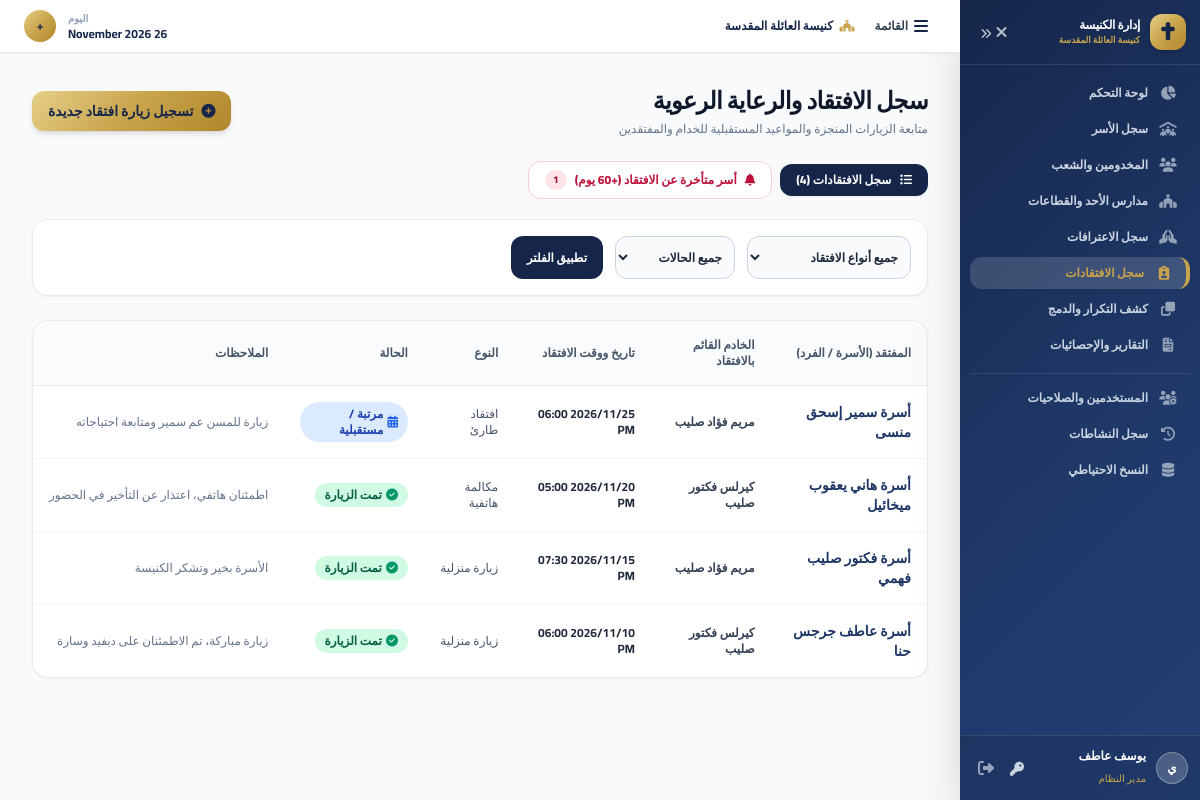
Screenshot of /visits.php (signed in) with the database file from the repository.
### tables this page shows
CREATE TABLE `visits` (
  `id` INT AUTO_INCREMENT PRIMARY KEY,
  `family_id` INT NULL,
  `person_id` INT NULL,
  `servant_id` INT NULL,
  `visit_date` DATETIME NOT NULL,
  `visit_type` ENUM('home_visit', 'phone_call', 'follow_up', 'emergency_visit', 'other') NOT NULL,
  `status` ENUM('pending', 'completed', 'cancelled', 'rescheduled') DEFAULT 'pending',
  `notes` TEXT NULL,
  `next_visit_date` DATETIME NULL,
  `created_at` DATETIME DEFAULT CURRENT_TIMESTAMP,
  `updated_at` DATETIME DEFAULT CURRENT_TIMESTAMP ON UPDATE CURRENT_TIMESTAMP,
  FOREIGN KEY (`family_id`) REFERENCES `families`(`id`) ON DELETE CASCADE,
  FOREIGN KEY (`person_id`) REFERENCES `persons`(`id`) ON DELETE CASCADE,
  FOREIGN KEY (`servant_id`) REFERENCES `persons`(`id`) ON DELETE SET NULL
);

CREATE TABLE `families` (
  `id` INT AUTO_INCREMENT PRIMARY KEY,
  `family_code` VARCHAR(50) NOT NULL UNIQUE,
  `family_name` VARCHAR(255) NOT NULL,
  `address` TEXT NULL,
  `street` VARCHAR(255) NULL,
  `branch_from` VARCHAR(255) NULL,
  `area` VARCHAR(255) NULL,
  `landmark` VARCHAR(255) NULL,
  `building_number` VARCHAR(50) NULL,
  `floor` VARCHAR(50) NULL,
  `apartment_number` VARCHAR(50) NULL,
  `gps_location` VARCHAR(255) NULL,
  `phone` VARCHAR(50) NULL,
  `special_case` VARCHAR(50) NULL,
  `housing_type` VARCHAR(50) NULL,
  `economic_status` VARCHAR(50) NULL,
  `health_status` VARCHAR(50) NULL,
  `is_active` TINYINT(1) DEFAULT 1,
  `notes` TEXT NULL,
  `created_at` DATETIME DEFAULT CURRENT_TIMESTAMP,
  `updated_at` DATETIME DEFAULT CURRENT_TIMESTAMP ON UPDATE CURRENT_TIMESTAMP,
  INDEX `idx_family_code` (`family_code`),
  INDEX `idx_family_name` (`family_name`)
);

CREATE TABLE `persons` (
  `id` INT AUTO_INCREMENT PRIMARY KEY,
  `family_id` INT NULL,
  `first_name` VARCHAR(100) NOT NULL,
  `middle_name` VARCHAR(100) NULL,
  `last_name` VARCHAR(100) NULL,
  `gender` ENUM('male', 'female') NOT NULL,
  `date_of_birth` DATE NULL,
  `is_deceased` TINYINT(1) DEFAULT 0,
  `date_of_death` DATE NULL,
  `phone` VARCHAR(50) NULL,
  `whatsapp` VARCHAR(50) NULL,
  `second_phone` VARCHAR(50) NULL,
  `email` VARCHAR(255) NULL,
  `national_id` VARCHAR(20) NULL UNIQUE,
  `marital_status` ENUM('single', 'married', 'divorced', 'widowed') NULL,
  `care_situation` VARCHAR(100) NULL,
  `education_stage` ENUM('nursery', 'angels', 'primary_1_2', 'primary_3_4', 'primary_5_6', 'preparatory', 'secondary', 'university', 'graduate', 'mens_gathering') NULL,
  `qualification` VARCHAR(255) NULL,
  `school_year` VARCHAR(50) NULL,
  `confession_father` VARCHAR(255) NULL,
  `confession_church` VARCHAR(255) NULL,
  `weekly_leave` VARCHAR(255) NULL,
  `is_deacon` TINYINT(1) DEFAULT 0,
  `is_servant` TINYINT(1) DEFAULT 0,
  `in_prep_center` TINYINT(1) DEFAULT 0,
  `occupation` VARCHAR(255) NULL,
  `address` TEXT NULL,
  `notes` TEXT NULL,
  `is_active` TINYINT(1) DEFAULT 1,
  `is_archived` TINYINT(1) DEFAULT 0,
  `created_at` DATETIME DEFAULT CURRENT_TIMESTAMP,
  `updated_at` DATETIME DEFAULT CURRENT_TIMESTAMP ON UPDATE CURRENT_TIMESTAMP,
  INDEX `idx_person_name` (`first_name`, `last_name`),
  INDEX `idx_person_phone` (`phone`),
  INDEX `idx_person_national_id` (`national_id`),
  FOREIGN KEY (`family_id`) REFERENCES `families`(`id`) ON DELETE SET NULL
);

### includes/functions.php (called while the page is built, shortened)
<?php
function format_datetime(?string $datetime_str): string {
    try {
        $d = new DateTime($datetime_str);
        return $d->format('Y/m/d h:i A');
    } catch (Exception $e) {
        return $datetime_str;
    }
}

### visits.php (the view, shortened to what this page needs)
<?php
require_once __DIR__ . '/config/db.php';
require_once __DIR__ . '/includes/functions.php';
$tab = $_GET['tab'] ?? 'log';
$overdue_families = $pdo->query("
    SELECT f.id, f.family_name, f.area, f.phone,
           (SELECT p.phone FROM family_members fm JOIN persons p ON fm.person_id = p.id WHERE fm.family_id = f.id AND fm.is_head = 1 AND fm.is_deleted = 0 LIMIT 1) AS head_phone,
           MAX(CASE WHEN v.status = 'completed' THEN v.visit_date END) AS last_visit_date,
           SUM(CASE WHEN v.status IN ('scheduled', 'pending') THEN 1 ELSE 0 END) AS scheduled_cnt
    FROM families f
    LEFT JOIN visits v ON f.id = v.family_id
    WHERE f.is_active = 1
    GROUP BY f.id
    HAVING scheduled_cnt = 0 AND (last_visit_date IS NULL OR last_visit_date < DATE_SUB(NOW(), INTERVAL 60 DAY))
    ORDER BY last_visit_date ASC, f.id ASC
")->fetchAll();
$sql = "
    SELECT v.*,
           f.family_name, f.family_code,
           p.first_name, p.middle_name, p.last_name,
           s.first_name AS servant_first, s.middle_name AS servant_middle, s.last_name AS servant_last
    FROM visits v
    LEFT JOIN families f ON v.family_id = f.id
    LEFT JOIN persons p ON v.person_id = p.id
    LEFT JOIN persons s ON v.servant_id = s.id
    WHERE 1=1
";
$params = [];
$sql .= " ORDER BY v.visit_date DESC";
$stmt = $pdo->prepare($sql);
$stmt->execute($params);
$visits = $stmt->fetchAll();
require_once __DIR__ . '/includes/header.php';
require_once __DIR__ . '/includes/sidebar.php';
?>
<div class="flex flex-col sm:flex-row sm:items-center justify-between gap-4 mb-6">
    <div>
        <h1 class="text-2xl font-extrabold text-slate-900 tracking-tight">سجل الافتقاد والرعاية الرعوية</h1>
        <p class="text-xs text-slate-500 mt-1">متابعة الزيارات المنجزة والمواعيد المستقبلية للخدام والمفتقدين</p>
    </div>
    <div>
        <button onclick="openVisitModal()" class="inline-flex items-center px-4 py-2.5 rounded-xl gold-gradient text-church-navy font-bold text-sm shadow-md hover:brightness-105 transition">
            <i class="fas fa-plus-circle ml-2"></i>
            تسجيل زيارة افتقاد جديدة
        </button>
    </div>
</div>
<div class="flex flex-wrap items-center gap-2 mb-5">
    <a href="visits.php?tab=log" class="px-4 py-2 rounded-xl text-xs font-extrabold transition <?= $tab !== 'overdue' ? 'bg-church-navy text-white shadow-sm' : 'bg-white text-slate-600 border border-slate-200 hover:bg-slate-50' ?>">
        <i class="fas fa-list ml-1.5"></i> سجل الافتقادات (<?= count($visits) ?>)
    </a>
    <a href="visits.php?tab=overdue" class="px-4 py-2 rounded-xl text-xs font-extrabold transition flex items-center gap-2 <?= $tab === 'overdue' ? 'bg-rose-600 text-white shadow-sm' : 'bg-white text-rose-700 border border-rose-200 hover:bg-rose-50' ?>">
        <i class="fas fa-bell"></i>
        <span>أسر متأخرة عن الافتقاد (+60 يوم)</span>
        <span class="px-2 py-0.5 rounded-full text-[10px] <?= $tab === 'overdue' ? 'bg-white text-rose-700' : 'bg-rose-100 text-rose-800' ?>"><?= count($overdue_families) ?></span>
    </a>
</div>
<?php if ($tab === 'overdue'): ?>
<div class="bg-white rounded-2xl shadow-sm border border-rose-200/80 overflow-hidden mb-6">
    <div class="p-4 bg-rose-50/70 border-b border-rose-100 flex items-center justify-between">
        <p class="text-xs font-bold text-rose-900">
            <i class="fas fa-circle-info ml-1.5 text-rose-600"></i>
            هذه الأسر لم تتم زيارتها منذ أكثر من 60 يوماً (أو لم تُزر من قبل) ولا يوجد لها موعد قادم مجدول.
        </p>
    </div>
    <div class="overflow-x-auto">
        <table class="w-full text-right border-collapse">
            <thead>
                <tr class="bg-slate-50/80 border-b border-slate-200/80 text-xs font-bold text-slate-600">
                    <th class="p-4">الأسرة</th>
                    <th class="p-4">المنطقة</th>
                    <th class="p-4">آخر زيارة</th>
                    <th class="p-4 text-center">إجراء سريع</th>
                </tr>
            </thead>
            <tbody class="divide-y divide-slate-100 text-sm">
                <?php if (empty($overdue_families)): ?>
                <tr>
                    <td colspan="4" class="p-10 text-center text-emerald-700 font-bold text-xs">
                        <i class="fas fa-check-circle text-2xl mb-2 block text-emerald-500"></i>
                        ممتاز! لا توجد أسر متأخرة عن الافتقاد حالياً.
                    </td>
                </tr>
                <?php else: ?>
                    <?php foreach ($overdue_families as $of):
                        $raw_phone = $of['head_phone'] ?: $of['phone'];
                        $wa = preg_replace('/[^0-9]/', '', (string)$raw_phone);
                        if (str_starts_with($wa, '01')) $wa = '20' . substr($wa, 1);
                        $wa_msg = urlencode("سلام ونعمة يا " . $of['family_name'] . "، بنسأل عليكم ونطمن على أخباركم من كنيسة العائلة المقدسة، نتمنى تكونوا بخير دايماً ❤️");
                    ?>
                    <tr class="hover:bg-slate-50/60 transition">
                        <td class="p-4 font-bold text-slate-900">
                            <a href="family-details.php?id=<?= $of['id'] ?>" class="text-church-blue hover:underline">
                                <?= htmlspecialchars($of['family_name']) ?>
                            </a>
                        </td>
                        <td class="p-4 text-xs text-slate-600"><?= htmlspecialchars($of['area'] ?: '-') ?></td>
                        <td class="p-4 text-xs">
                            <?php if ($of['last_visit_date']): ?>
                                <span class="px-2.5 py-1 bg-rose-100 text-rose-800 rounded-full font-bold">منذ <?= floor((time() - strtotime($of['last_visit_date'])) / 86400) ?> يوم</span>
                            <?php else: ?>
                                <span class="px-2.5 py-1 bg-amber-100 text-amber-800 rounded-full font-bold">لم تُزر من قبل</span>
                            <?php endif; ?>
                        </td>
                        <td class="p-4 text-center">
                            <div class="inline-flex flex-wrap items-center justify-center gap-2">
                                <?php if (!empty($wa)): ?>
                                <a href="https://wa.me/<?= $wa ?>?text=<?= $wa_msg ?>" target="_blank" class="px-3 py-1.5 bg-emerald-50 text-emerald-700 hover:bg-emerald-100 rounded-xl text-xs font-bold inline-flex items-center">
                                    <i class="fab fa-whatsapp ml-1.5 text-sm"></i> رسالة افتقاد
                                </a>
                                <?php endif; ?>
                                <a href="visits.php?family_id=<?= $of['id'] ?>&action=new" class="px-3 py-1.5 bg-church-navy text-white hover:bg-church-blue rounded-xl text-xs font-bold inline-flex items-center">
                                    <i class="fas fa-plus ml-1"></i> تسجيل زيارة
                                </a>
                            </div>
                        </td>
                    </tr>
                    <?php endforeach; ?>
                <?php endif; ?>
            </tbody>
        </table>
    </div>
</div>
<?php else: ?>
<div class="bg-white p-4 rounded-2xl shadow-sm border border-slate-200/80 mb-6 flex flex-wrap gap-3 items-center">
    <form method="GET" action="visits.php" class="flex flex-wrap gap-3 w-full sm:w-auto flex-1">
        <select name="type" class="p-2 bg-slate-50 border border-slate-300 rounded-xl text-xs font-semibold">
            <option value="">جميع أنواع الافتقاد</option>
        </select>
        <select name="status" class="p-2 bg-slate-50 border border-slate-300 rounded-xl text-xs font-semibold">
            <option value="">جميع الحالات</option>
        </select>
        <button type="submit" class="px-4 py-2 bg-church-navy text-white rounded-xl text-xs font-bold hover:bg-church-blue">
            تطبيق الفلتر
        </button>
    </form>
</div>
<div class="bg-white rounded-2xl shadow-sm border border-slate-200/80 overflow-hidden">
    <div class="overflow-x-auto">
        <table class="w-full text-right border-collapse">
            <thead>
                <tr class="bg-slate-50/80 border-b border-slate-200/80 text-xs font-bold text-slate-600 uppercase">
                    <th class="p-4">المفتقد (الأسرة / الفرد)</th>
                    <th class="p-4">الخادم القائم بالافتقاد</th>
                    <th class="p-4">تاريخ ووقت الافتقاد</th>
                    <th class="p-4">النوع</th>
                    <th class="p-4">الحالة</th>
                    <th class="p-4">الملاحظات</th>
                </tr>
            </thead>
            <tbody class="divide-y divide-slate-100 text-sm">
                <?php if (empty($visits)): ?>
                <tr>
                    <td colspan="6" class="p-10 text-center text-slate-400">
                        <i class="fas fa-clipboard-user text-3xl mb-3 block text-slate-300"></i>
                        لا توجد زيارات افتقاد مسجلة مطابقة للبحث.
                    </td>
                </tr>
                <?php else: ?>
                    <?php foreach ($visits as $v): ?>
                    <?php
                    $person_name = trim(($v['first_name'] ?? '') . ' ' . ($v['middle_name'] ?? '') . ' ' . ($v['last_name'] ?? ''));
                    $servant_name = trim(($v['servant_first'] ?? '') . ' ' . ($v['servant_middle'] ?? '') . ' ' . ($v['servant_last'] ?? ''));
                    ?>
                    <tr class="hover:bg-slate-50/60 transition">
                        <td class="p-4 font-bold text-slate-900">
                            <?php if ($v['family_name']): ?>
                                <a href="family-details.php?id=<?= $v['family_id'] ?>" class="text-church-blue hover:underline">
                                    <?= htmlspecialchars($v['family_name']) ?>
                                </a>
                            <?php else: ?>
                                <a href="person-details.php?id=<?= $v['person_id'] ?>" class="hover:text-church-blue">
                                    <?= htmlspecialchars($person_name) ?>
                                </a>
                            <?php endif; ?>
                        </td>
                        <td class="p-4 text-slate-700 font-semibold text-xs">
                            <?= htmlspecialchars($servant_name ?: 'الخدمة العامة') ?>
                        </td>
                        <td class="p-4 font-bold text-slate-800 text-xs">
                            <?= format_datetime($v['visit_date']) ?>
                        </td>
                        <td class="p-4 text-xs text-slate-600 font-medium">
                            <?php
                            $types = [
                                'home_visit'      => 'زيارة منزلية',
                                'phone_call'      => 'مكالمة هاتفية',
                                'emergency_visit' => 'افتقاد طارئ',
                                'follow_up'       => 'متابعة'
                            ];
                            echo $types[$v['visit_type']] ?? $v['visit_type'];
                            ?>
                        </td>
                        <td class="p-4">
                            <?php if ($v['status'] === 'completed'): ?>
                                <span class="px-2.5 py-1 bg-emerald-100 text-emerald-800 rounded-full text-xs font-bold inline-flex items-center">
                                    <i class="fas fa-check-circle ml-1 text-emerald-600"></i> تمت الزيارة
                                </span>
                            <?php else: ?>
                                <span class="px-2.5 py-1 bg-blue-100 text-blue-800 rounded-full text-xs font-bold inline-flex items-center">
                                    <i class="fas fa-calendar-alt ml-1 text-blue-600"></i> مرتبة / مستقبلية
                                </span>
                            <?php endif; ?>
                        </td>
                        <td class="p-4 text-xs text-slate-500 max-w-xs truncate">
                            <?= htmlspecialchars($v['notes'] ?: '-') ?>
                        </td>
                    </tr>
                    <?php endforeach; ?>
                <?php endif; ?>
            </tbody>
        </table>
    </div>
</div>
<?php endif; ?>
<?php require_once __DIR__ . '/includes/footer.php'; ?>

### includes/header.php (style rules this page uses)
html, body { font-family: 'Cairo', sans-serif; background-color: #f8fafc; overflow-x: hidden; max-width: 100%; }
.gold-gradient { background: linear-gradient(135deg, #e6d088 0%, #c9a44c 50%, #b0872b 100%); }

### rows the page displays
visits: family.family_name "أسرة سمير إسحق منسى", servant.last_name "مريم فؤاد صليب", visit_date "2026/11/25 06:00 PM", visit_type "افتقاد طارئ", status "pending" (drawn), notes "زيارة للمسن عم سمير ومتابعة احتياجاته"
visits: family.family_name "أسرة هاني يعقوب ميخائيل", servant.last_name "كيرلس فكتور صليب", visit_date "2026/11/20 05:00 PM", visit_type "مكالمة هاتفية", status "completed" (drawn), notes "اطمئنان هاتفي، اعتذار عن التأخير في الحضور"
visits: family.family_name "أسرة فكتور صليب فهمي", servant.last_name "مريم فؤاد صليب", visit_date "2026/11/15 07:30 PM", visit_type "زيارة منزلية", status "completed" (drawn), notes "الأسرة بخير وتشكر الكنيسة"
visits: family.family_name "أسرة عاطف جرجس حنا", servant.last_name "كيرلس فكتور صليب", visit_date "2026/11/10 06:00 PM", visit_type "زيارة منزلية", status "completed" (drawn), notes "زيارة مباركة، تم الاطمئنان على ديفيد وسارة"

### other values shown
mb_substr($user['full_name'] ?? 'م', 0, 1, 'UTF-8') "ي"
$user['full_name'] "يوسف عاطف"
get_role_name($user['role'] ?? '') "مدير النظام"
count($visits) "4"
count($overdue_families) "1"
